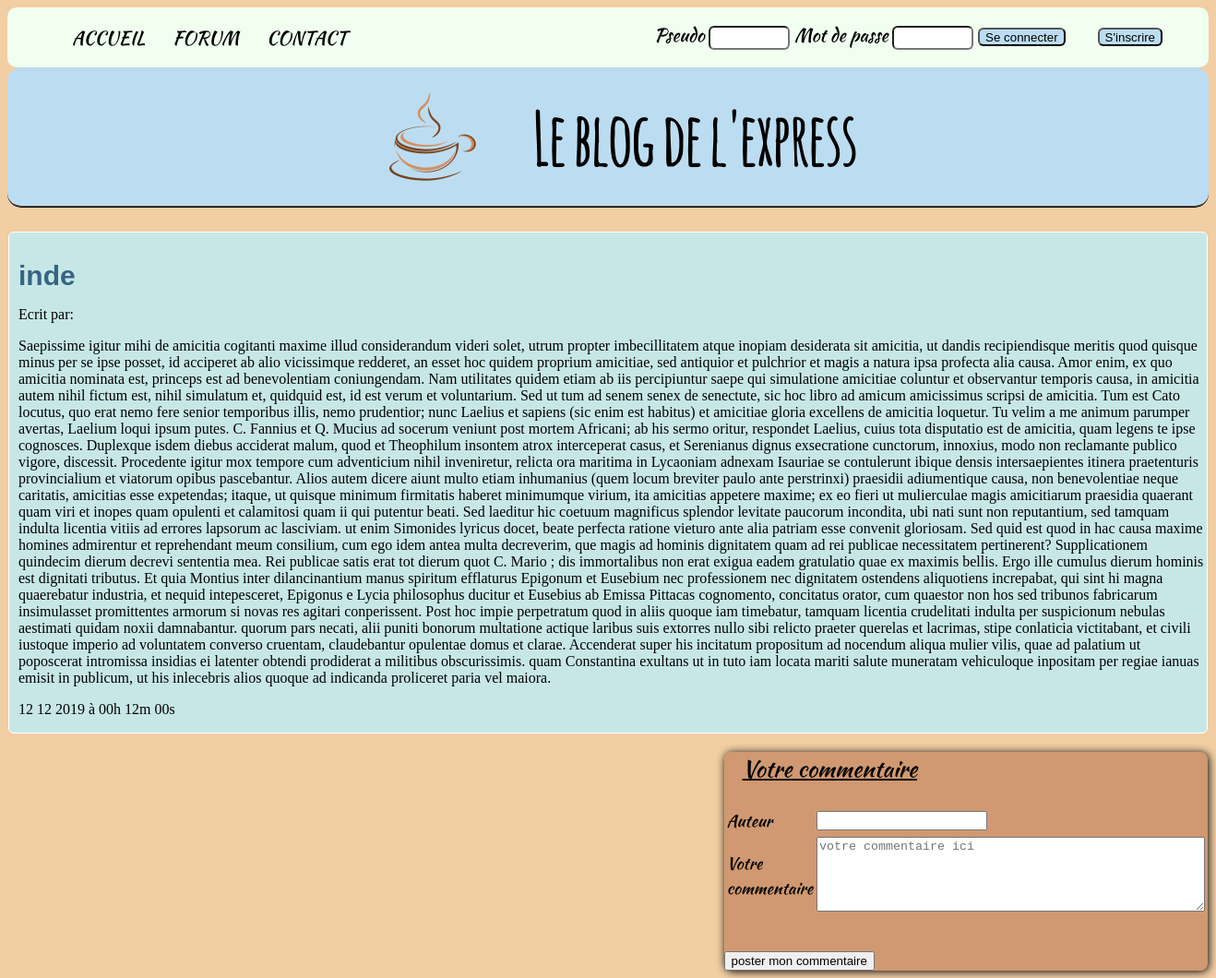
Before: /commentaire.php?id=3 with the older database file.
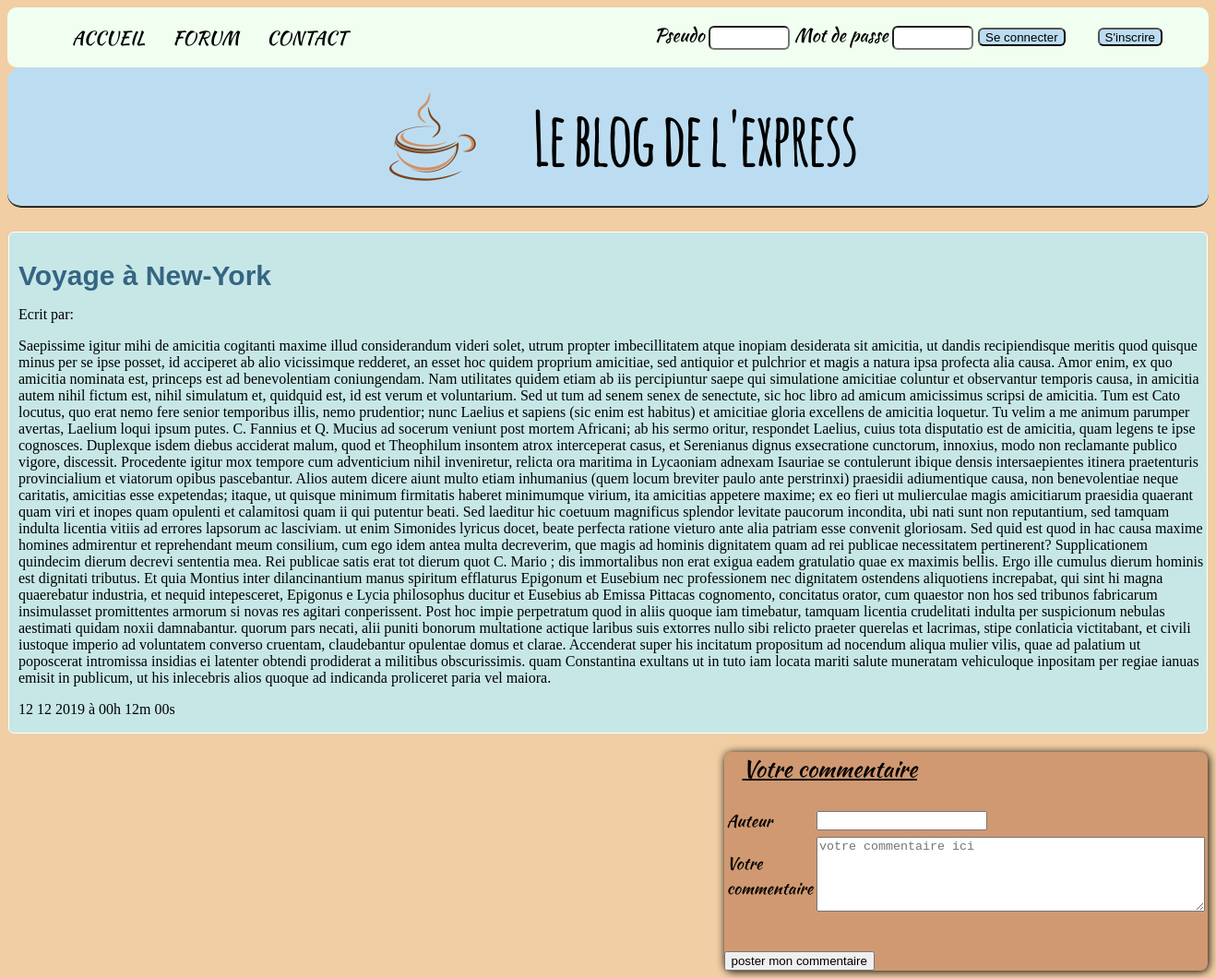
After: the same page with the newer database file.
### tables this page shows
CREATE TABLE IF NOT EXISTS `topics` (
  `id` int(11) NOT NULL AUTO_INCREMENT,
  `pseudo` varchar(255) DEFAULT NULL,
  `titre` varchar(255) DEFAULT NULL,
  `date_crea` date DEFAULT NULL,
  `contenu` text DEFAULT NULL,
  PRIMARY KEY (`id`)
);

### commentaire.php (the view, shortened to what this page needs)
<!DOCTYPE html>
    <html lang="fr">
    <head>
        <link rel="stylesheet" href="style_section.css">
    </head>
    <body>
        <?php
        try{
            $bdd = new PDO('mysql:host=localhost;dbname=blog_projet;charset=utf8','root','',array(PDO::ATTR_ERRMODE => PDO:: ERRMODE_EXCEPTION));
        }
        catch(Exception $e)
        {
            die('erreur : '.$e->getMessage());
        }
        if(isset($_SESSION['pseudo']) AND isset($_SESSION['id']))
        {
          include('header_auth.php');
        }
        else
        {
            include('header.php');
        }
        ?>
        <div class="conteneur">
        <?php
            if(isset($_GET['id']))
            {
                $req = $bdd->prepare('SELECT id,pseudo,titre,contenu,DATE_FORMAT(date_crea, "%d %m %Y à %Hh %mm %ss") as date_fr FROM topics WHERE id = ?');
                $req->execute(array($_GET['id']));
                $resultat2 = $req->fetch();
                ?>
                <div class="topic_post">
                    <h3 class="titre_topic_post"><?php echo $resultat2['titre'];?></h3>
                    <p class="titre_topic_paragraphe">Ecrit par: <?php echo $resultat2['pseudo'];?></p>
                    <div class="contenu_topic">
                        <p><?php echo $resultat2['contenu'];?></p>
                        <p><?php echo $resultat2['date_fr'];?></p>
                    </div>
                </div>
                <div class="espace_comm">
                    <div class="commentaires_conteneur">
                    </div>
                    <div class="form_comm">
                        <h2>Votre commentaire</h2>
                        <form action="commentaire_post.php" method="POST">
                            <table>
                                <tr>
                                    <td><label for="auteur">Auteur</label></td>
                                    <td><input type="text" name="auteur" id="auteur"></td>
                                </tr>
                                <tr>
                                    <td><label for="commentaire">Votre commentaire</label></td>
                                    <td><textarea name="commentaire" id="commentaire" placeholder="votre commentaire ici" rows="5" cols="50"></textarea></td>
                                </tr>
                            </table>
                            <br>
                            <br>
                            <input type="submit" name="envoi" value="poster mon commentaire">
                        </form>
                    </div>
                <?php
                }
                ?>
        </div>
    </body>
</html>

Changed rows visible on the page:
changed topics: titre "inde" → "Voyage à New-York"
